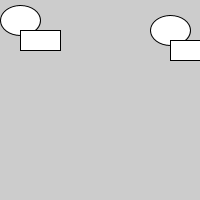
Frame 1 (no input)
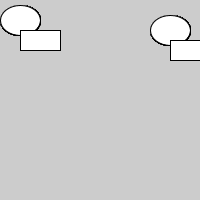
Frame 60 (the mouse pressed at the canvas centre just before this capture)
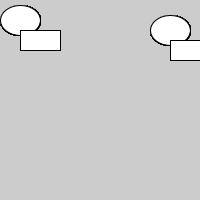
Frame 120 (the mouse held since frame 60 and released just before this capture)

The Processing sketch that drew these frames (run headless with seeded random() and noise(); from frame 60 on, the mouse is pressed at the canvas centre):

// Processing sketch: functions
// ── functions.pde
void setup() {
  size(200, 200);
}

void draw() {
  //for function to work, we need to call them
  //the numbers we put inside the parentheses are called *arguments*
  //here, we're calling the function with 0 and 0
  //which are going to be used as x and y
  drawSunWithACloud(0, 0);

  //here we call it with different numbers
  //150 and 10
  drawSunWithACloud(150, 10);
}

//this is where we actually *define* our function
//and we specify what it does (draw a rect and an ellipse)
//and what it needs to actually work (two integers, one that we call x, and the other y)
void drawSunWithACloud(int x, int y) {
  
  //first we say that we are going to use matrix transformations
  pushMatrix();
  
  //then we actually translate the origin point
  //to whatever x and y are
  translate(x, y);
  
  //draw a circle-ish
  ellipse(20, 20, 40, 30);
  rect(20, 30, 40, 20);
  
  //and we don't forget to get rid of any transformations we've done
  popMatrix();
}
